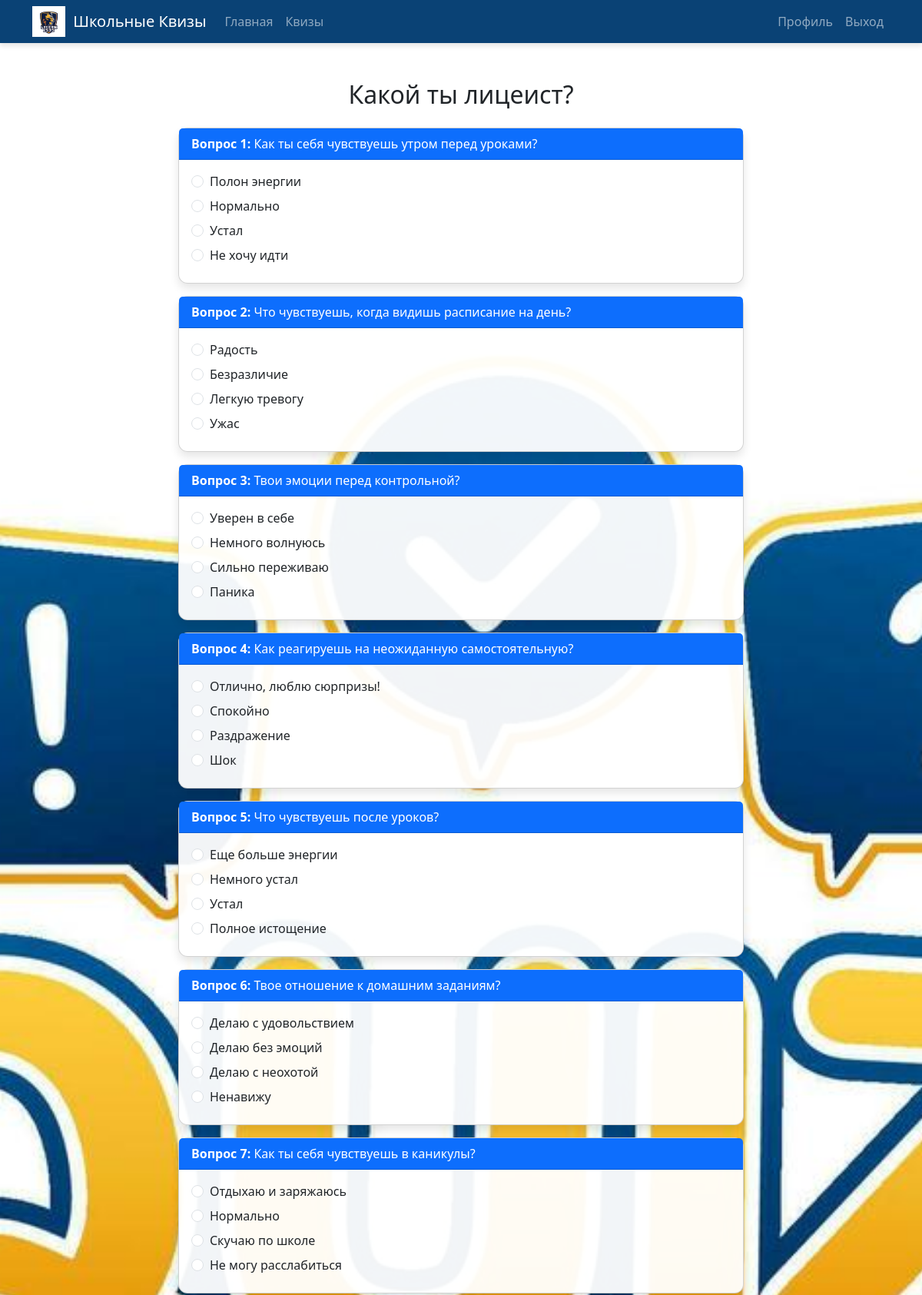
The app's page /quiz/3 (signed in, upper part) with its own data.
### итоговый сайт с квизами.py (models this page shows)
class Quiz(Base):
    __tablename__ = "quizzes"
    id = Column(Integer, primary_key=True, index=True)
    title = Column(String)
    description = Column(String)
    is_active = Column(Boolean, default=True)

class Question(Base):
    __tablename__ = "questions"
    id = Column(Integer, primary_key=True, index=True)
    quiz_id = Column(Integer, ForeignKey("quizzes.id"))
    question_text = Column(String, index=True)
    correct_answer = Column(String)
    quiz = relationship("Quiz")

class Option(Base):
    __tablename__ = "options"
    id = Column(Integer, primary_key=True, index=True)
    option_text = Column(String)
    question_id = Column(Integer, ForeignKey("questions.id"))

### итоговый сайт с квизами.py (the view)
@app.get("/quiz/{quiz_id}", response_class=HTMLResponse)
async def quiz_page(request: Request, quiz_id: int, db: Session = Depends(get_db)):
    user = get_current_user(request, db)
    if not user:
        return RedirectResponse(url="/login", status_code=303)
    quiz = db.query(Quiz).filter(Quiz.id == quiz_id).first()
    if not quiz:
        raise HTTPException(status_code=404, detail="Quiz not found")
    questions = db.query(Question).filter(Question.quiz_id == quiz_id).all()
    for q in questions:
        q.options = db.query(Option).filter(Option.question_id == q.id).all()
    return templates.TemplateResponse("quiz.html", {
        "request": request,
        "user": user,
        "quiz": quiz,
        "questions": questions
    })

### templates/quiz.html (shortened to what this page needs)
{% extends "base.html" %}
{% block content %}
<div class="row justify-content-center">
    <div class="col-md-8">
        <h2 class="text-center mb-4">{{ quiz.title }}</h2>
        <form method="post" action="/submit-quiz">
            {% for question in questions %}
            <div class="card mb-3">
                <div class="card-header bg-primary text-white">
                    <strong>Вопрос {{ loop.index }}:</strong> {{ question.question_text }}
                </div>
                <div class="card-body">
                    {% for option in question.options %}
                    <div class="form-check mb-2">
                        <input class="form-check-input" type="radio"
                               name="question_{{ question.id }}"
                               id="q{{ question.id }}_o{{ loop.index }}"
                               value="{{ option.option_text }}" required>
                        <label class="form-check-label" for="q{{ question.id }}_o{{ loop.index }}">
                            {{ option.option_text }}
                        </label>
                    </div>
                    {% endfor %}
                </div>
            </div>
            {% endfor %}
        </form>
    </div>
</div>
{% endblock %}

### templates/base.html (style rules this page uses)
body { background: url('/static/school-bg.jpg') no-repeat center center fixed; background-size: cover; font-family: 'Segoe UI', Tahoma, Geneva, Verdana, sans-serif; }
.card { background-color: rgba(255, 255, 255, 0.95); border-radius: 12px; box-shadow: 0 6px 12px rgba(0,0,0,0.1); transition: transform 0.3s ease-in-out; }

### records on screen
Quiz: title "Какой ты лицеист?"
Question: question_text "Как ты себя чувствуешь утром перед уроками?"
Option: option_text "Полон энергии"
Option: option_text "Нормально"
Option: option_text "Устал"
Option: option_text "Не хочу идти"
Question: question_text "Что чувствуешь, когда видишь расписание на день?"
Option: option_text "Радость"
Option: option_text "Безразличие"
Option: option_text "Легкую тревогу"
Option: option_text "Ужас"
Question: question_text "Твои эмоции перед контрольной?"
Option: option_text "Уверен в себе"
Option: option_text "Немного волнуюсь"
Option: option_text "Сильно переживаю"
Option: option_text "Паника"
Question: question_text "Как реагируешь на неожиданную самостоятельную?"
Option: option_text "Отлично, люблю сюрпризы!"
Option: option_text "Спокойно"
Option: option_text "Раздражение"
Option: option_text "Шок"
Question: question_text "Что чувствуешь после уроков?"
Option: option_text "Еще больше энергии"
Option: option_text "Немного устал"
Option: option_text "Устал"
Option: option_text "Полное истощение"
Question: question_text "Твое отношение к домашним заданиям?"
Option: option_text "Делаю с удовольствием"
Option: option_text "Делаю без эмоций"
Option: option_text "Делаю с неохотой"
Option: option_text "Ненавижу"
Question: question_text "Как ты себя чувствуешь в каникулы?"
Option: option_text "Отдыхаю и заряжаюсь"
Option: option_text "Нормально"
Option: option_text "Скучаю по школе"
Option: option_text "Не могу расслабиться"
